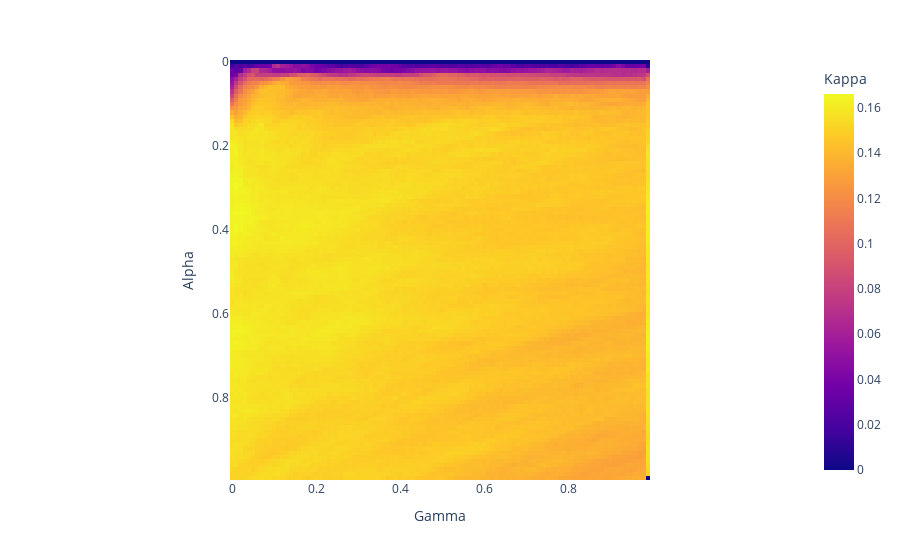

Here is the notebook cell this chart was saved with:
### Code cell
fig = px.imshow(heatmap_kappa, labels=dict(x="Gamma", y="Alpha", color="Kappa"), x = GAMMAS, y = ALPHAS)
fig.show()

### Figure 1 — Plotly figure (JSON) as saved in the notebook; plotly's stock layout.template omitted (floating-point values rounded to 4 significant figures; data arrays with more than 128 entries replaced by an {"elided": "..."} marker saying what was removed)
{"data": [{"coloraxis": "coloraxis", "hovertemplate": "Gamma: %{x}<br>Alpha: %{y}<br>Kappa: %{z}<extra></extra>", "name": "0", "type": "heatmap", "x": [0, 0.01, 0.02, 0.03, 0.04, 0.05, 0.06, 0.07, 0.08, 0.09, 0.1, 0.11, 0.12, 0.13, 0.14, 0.15, 0.16, 0.17, 0.18, 0.19, 0.2, 0.21, 0.22, 0.23, 0.24, 0.25, 0.26, 0.27, 0.28, 0.29, 0.3, 0.31, 0.32, 0.33, 0.34, 0.35, 0.36, 0.37, 0.38, 0.39, 0.4, 0.41, 0.42, 0.43, 0.44, 0.45, 0.46, 0.47, 0.48, 0.49, 0.5, 0.51, 0.52, 0.53, 0.54, 0.55, 0.56, 0.57, 0.58, 0.59, 0.6, 0.61, 0.62, 0.63, 0.64, 0.65, 0.66, 0.67, 0.68, 0.69, 0.7, 0.71, 0.72, 0.73, 0.74, 0.75, 0.76, 0.77, 0.78, 0.79, 0.8, 0.81, 0.82, 0.83, 0.84, 0.85, 0.86, 0.87, 0.88, 0.89, 0.9, 0.91, 0.92, 0.93, 0.94, 0.95, 0.96, 0.97, 0.98, 0.99], "xaxis": "x", "y": [0, 0.01, 0.02, 0.03, 0.04, 0.05, 0.06, 0.07, 0.08, 0.09, 0.1, 0.11, 0.12, 0.13, 0.14, 0.15, 0.16, 0.17, 0.18, 0.19, 0.2, 0.21, 0.22, 0.23, 0.24, 0.25, 0.26, 0.27, 0.28, 0.29, 0.3, 0.31, 0.32, 0.33, 0.34, 0.35, 0.36, 0.37, 0.38, 0.39, 0.4, 0.41, 0.42, 0.43, 0.44, 0.45, 0.46, 0.47, 0.48, 0.49, 0.5, 0.51, 0.52, 0.53, 0.54, 0.55, 0.56, 0.57, 0.58, 0.59, 0.6, 0.61, 0.62, 0.63, 0.64, 0.65, 0.66, 0.67, 0.68, 0.69, 0.7, 0.71, 0.72, 0.73, 0.74, 0.75, 0.76, 0.77, 0.78, 0.79, 0.8, 0.81, 0.82, 0.83, 0.84, 0.85, 0.86, 0.87, 0.88, 0.89, 0.9, 0.91, 0.92, 0.93, 0.94, 0.95, 0.96, 0.97, 0.98, 0.99], "yaxis": "y", "z": {"elided": "100x100 float values"}}], "layout": {"coloraxis": {"colorbar": {"title": {"text": "Kappa"}}, "colorscale": [[0, "#0d0887"], [0.1111, "#46039f"], [0.2222, "#7201a8"], [0.3333, "#9c179e"], [0.4444, "#bd3786"], [0.5556, "#d8576b"], [0.6667, "#ed7953"], [0.7778, "#fb9f3a"], [0.8889, "#fdca26"], [1, "#f0f921"]]}, "margin": {"t": 60}, "xaxis": {"anchor": "y", "constrain": "domain", "domain": [0, 1], "scaleanchor": "y", "title": {"text": "Gamma"}}, "yaxis": {"anchor": "x", "autorange": "reversed", "constrain": "domain", "domain": [0, 1], "title": {"text": "Alpha"}}}}
